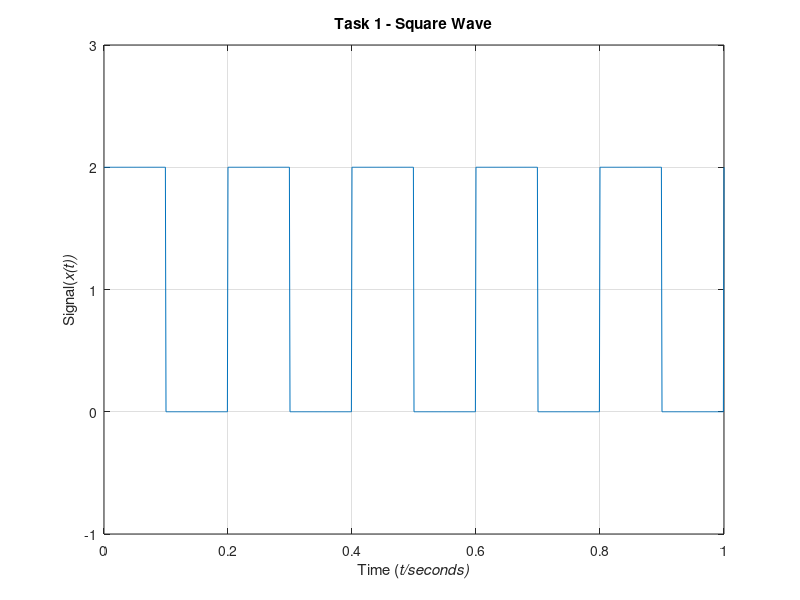
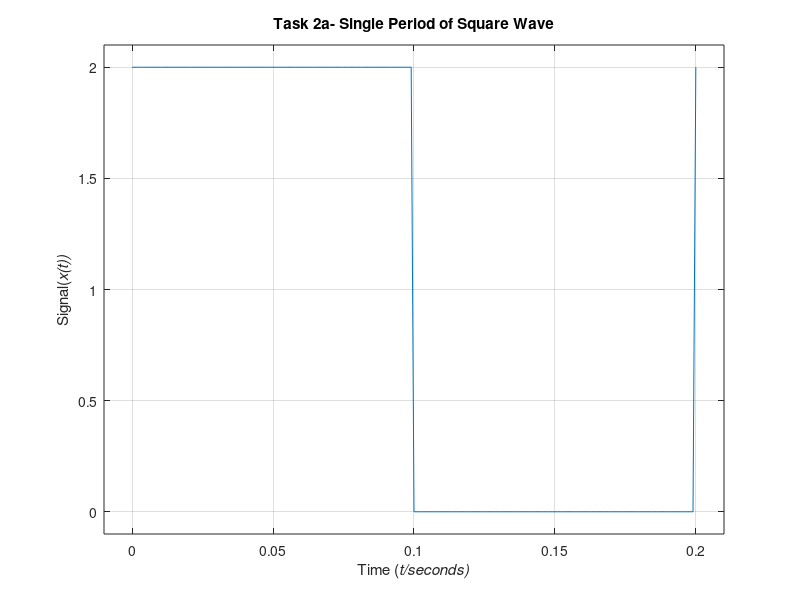

Recreate these plots in MATLAB, in order. (Note: this script raises an error after producing the figures.)
%% EE-394 Digital Signal Processing: Lab 07 - CT Fourier Series
%% Task 1: Spectral Analysis of Square Wave
%% EE-16163, Section D, TE-EE, Fall 2018
%% PART 0 - Closing all figures, clearing workspace, clearing log command
clear all; close all; clc;
 
%% PART 1A - Defining parameters for square wave
T_s    = 0.001;        % sampling time in seconds
T_p    = 0.2;          % square wave period in seconds
duty   = 0.5;          % duty cycle as fraction - 50 %
f      = 1 / T_p;      % frequency of signal
ampl   = 2;            % amplitude of square wave
offset = ampl;         % to make a purely positive waveform
F0     = f;            % fundamental frequency for spectral analysis
 
% Defining time domain
t_start = 0; t_end = 1;
t = t_start : T_s : t_end;
 
% Defining square wave
sq_wave = ampl * ( 1 + square( 2 * pi * f .* t, ...
    duty * 100 )) / 2;
 
%% PART 1B - Plotting the square wave
figure; plot( t, sq_wave ); grid; 
ylim( [ -1, 3] ); xlabel( 'Time (\it{t/seconds})');
ylabel( 'Signal(\it{x(t)})' );title( 'Task 1 - Square Wave' );
 
%% PART 2A - Extracting information for one period of signal
period_start = find( round ( t * 1000 ) / 1000 == 0 ) ;
period_end = find( round ( t * 1000 ) / 1000 == T_p );
period_indices = period_start : period_end;
sq_wave_period = sq_wave( period_indices );
single_period = t( period_indices );

%% PART 2B- Plotting extracted signal
figure; plot( single_period, sq_wave_period );
xlabel( 'Time (\it{t/seconds})' );
ylabel( 'Signal(\it{x(t)})' );
title( 'Task 2a- Single Period of Square Wave' );
xlim( [ -0.01, 0.21 ] ); ylim( [-0.1, 2.1]); grid;
 
%% PART 3A - Computing the Continuous Time Fourier Series Coefficients
fs_time = (-T_p / 2): T_s : ( T_p / 2 );
num_of_coeffs = 6;
coeff( 1 ) = ampl / 2;
 
for k = 2 : num_of_coeffs
    % Computing for complex fourier coefficient
    B = exp( -1i * 2 * pi * ( k - 1 ) * F0 .* fs_time );
    
    % Finding specific coefficient through discretised integral
    % Cn = 1/T int( x(t) * e^(-jnwt) ) between -T0/2, T0/2
    % wo = 2piF0t, [-T0/2, T0/2] is just fs_time 
    % Because discrete, fs_time values separated by T_s
    % And integration replaced by summation
    % B is still the complex Fourier coefficient
    % length ( sq_wave_period ) = [-T0/2, T0/2]'s number of elements
    coeff( k ) = ( sum ( sq_wave_period .* B ) ) / ...
        ( length( sq_wave_period ) );
end
 
%% PART 3B - Plotting Amplitude Spectrum
k =  F0 * [ 0: num_of_coeffs - 1 ];     % Frequency in Hz
coeff_mags = abs( coeff );              % Magnitudes of each component
 
% Creating text labels for each stem plot to show magnitude
Bn_labels = sprintfc('%.4f', coeff_mags );
 
% generating plot
figure; stem( k, coeff_mags ); grid; xlabel( 'K^{th} Frequency (\it{kF_0/Hz})' ); 
ylabel ( 'Component Magnitude (\it{|B_{n}|/arbitrary units})' );
xlim( [ 0, F0 * num_of_coeffs ] ); 
title ( 'Task 2b - CT Fourier Magnitude Spectrum for Square Wave' ) ;
text( k, coeff_mags, Bn_labels, 'HorizontalAlignment', 'Left',...
    'VerticalAlignment', 'Bottom' );

